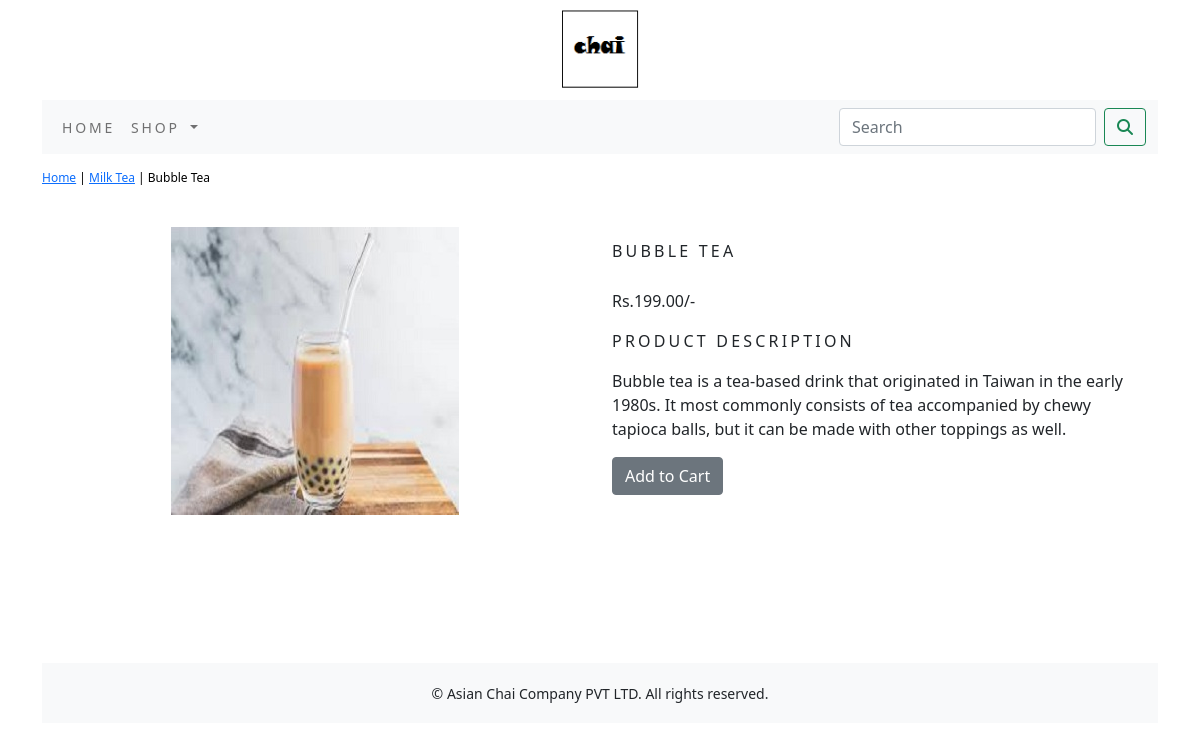
The app's page /milk-tea/bubble-tea/ with its own data.
### shop/models.py (models this page shows, shortened)
class Product(models.Model):
    name = models.CharField(max_length=250, unique=True)
    slug = models.SlugField(max_length=250, unique=True)
    description = models.TextField(blank=True)
    price = models.DecimalField(max_digits=10, decimal_places=2)
    category = models.ForeignKey(Category, on_delete=models.CASCADE)
    image = models.ImageField(upload_to='product', blank=True)
    stock = models.IntegerField()
    available = models.BooleanField(default=True)
    created = models.DateTimeField(auto_now_add=True)
    updated = models.DateTimeField(auto_now=True)
    class Meta:
        ordering = ('name',)
        verbose_name = 'product'
        verbose_name_plural = 'products'

class Category(models.Model):
    name = models.CharField(max_length=250, unique=True)
    slug = models.SlugField(max_length=250, unique=True)
    description = models.TextField(blank=True)
    image = models.ImageField(upload_to='category', blank=True)
    class Meta:
        ordering = ('name',)
        verbose_name = 'category'
        verbose_name_plural = 'categories'
    def get_url(self):
        return reverse('shop:products_by_category', args=[self.slug])
    def __str__(self):
        return '{}'.format(self.name)

### shop/views.py (the view)
# urls.py: path('<slug:c_slug>/<slug:product_slug>/', views.prodDetail, name='prodCatDetail'),
def prodDetail(request, c_slug, product_slug):
    try:
        product = Product.objects.get(category__slug=c_slug, slug=product_slug)
    except Exception as e:
        raise e
    return render(request, 'product.html', {'product': product})

### cart/context_processors.py (called while the page is built)
def counter(request):
    item_count = 0
    if 'admin' in request.path:
        return {}
    else:
        try:
            cart = Cart.objects.filter(cart_id=_cart_id(request))
            cart_items = CartItem.objects.all().filter(cart=cart[:1])
            for cart_item in cart_items:
                item_count += cart_item.quantity
        except Cart.DoesNotExist:
            item_count = 0
    return dict(item_count=item_count)

### cart/views.py (called while the page is built)
def _cart_id(request):
    cart = request.session.session_key
    if not cart:
        cart = request.session.create()
    return cart

### shop/context_processors.py (called while the page is built)
def menu_links(request):
    links = Category.objects.all()
    return dict(links=links)

### template/product.html (shortened to what this page needs)
{% extends 'base.html' %}
{% load static %}
{% block content %}
<div class="row my_prod_row_class">
    <div class="mx-auto">
        <p><a href="{% url 'shop:allProdCat' %}">Home</a> | <a href="{{product.category.get_url}}">{{product.category}}</a> | {{product.name}}</p>
    </div>
<div class="container">
<br>
<div class="row">
    <div class="col-12 col-sm-12 col-md-12 col-lg-6 text-center">
        <div style="min-width:18rem; height:26rem;">
            <img src="{{product.image.url}}" alt="{{product.name}}">
        </div>
    </div>
    <div class="col-12 col-sm-12 col-md-12 col-lg-6">
        <div>
        <h1 class="my_prod_title">{{product.name}}</h1>
        <p>Rs.{{product.price}}/-</p>
        <p class="my_title">Product Description</p>
        <p class="text-justify my_prod_text">{{product.description}}</p>
        {% if product.stock <= 0 %}
        <p class="text-justify my_prod_text"><b>Out of Stock</b></p>
        {% else %}
        <a class="btn btn-secondary" href="{% url 'cart:add_cart' product.id %}">Add to Cart</a>
        {% endif %}
        </div>
    </div>
</div>
</div>
</div>
{% endblock %}

### static/css/custom.css (style rules this page uses)
body { font-family: 'Roboto', sans-serif; }
.my_title { font-size:16px; text-transform:uppercase; letter-spacing:.2em; }
.my_prod_row_class { padding-top:15px; padding-bottom:20px; }
.my_prod_row_class .mx-auto { color:#000; font-size:12px; text-decoration:none; }
.my_prod_title { font-size:16px; text-transform:uppercase; letter-spacing:.2em; padding-top:15px; padding-bottom:20px; }
.my_prod_text { padding-right:20px; }

### records on screen
Product: category "Milk Tea", name "Bubble Tea", image (picture), name "BUBBLE TEA", price "199.00", description "Bubble tea is a tea-based drink that originated in Taiwan in the early 1980s. It most commonly consists of tea accompanied by chewy tapioca balls, but it can be made with other toppings as well."
